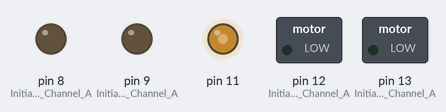
The sketch below on a simulated Arduino Uno, built with avr-gcc and run on an emulated ATmega328P. On the bench: switched loads named in the sketch (green lamp = pin HIGH), output pins drawn as LEDs (lit = HIGH).

Above: at 0.1 s.
Timing chart, 0 to 1.6 s (numbered marks = the images above):
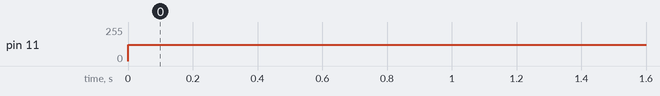

The sketch:

MotorShieldRev3.ino
```cpp
/*************************************************************
Motor Shield 2-Channel DC Motor Demo
by Randy Sarafan

For more information see:
https://www.instructables.com/id/Arduino-Motor-Shield-Tutorial/

*************************************************************/

void setup() {

  //Setup Channel A
  pinMode(12, OUTPUT); //Initiates Motor Channel A pin
  pinMode(9, OUTPUT); //Initiates Brake Channel A pin

  //Setup Channel B
  pinMode(13, OUTPUT); //Initiates Motor Channel A pin
  pinMode(8, OUTPUT);  //Initiates Brake Channel A pin

}

void loop(){


  //Motor B backward @ half speed

  analogWrite(11, 123);    //Spins the motor on Channel B at half speed


}
```

Measured:
- by itself, pin 11: 0/255 → 123/255 at 0.00 s
